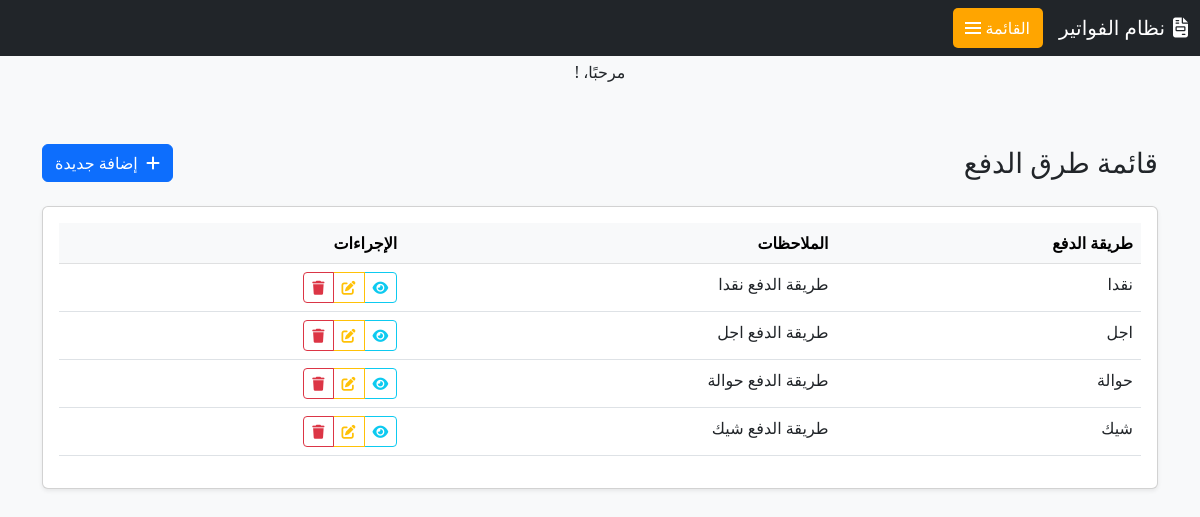
Screenshot of /invoice/payment_method/ with the database file from the repository.
### invoice/models.py (models this page shows, shortened)
class Payment_method(models.Model):
    payment_method_name = models.CharField(max_length=255, blank=True, verbose_name=_("طريقة الدفع"))
    payment_method_notes = models.TextField(blank=True, verbose_name=_("البيان"))
    uniqueId = models.UUIDField(default=uuid4, editable=False, unique=True, verbose_name=_("الرقم المسلسل"))
    slug = models.SlugField(max_length=225, unique=True, blank=True, null=True)
    date_created = models.DateTimeField(auto_now_add=True)
    last_updated = models.DateTimeField(auto_now=True)
    class Meta:
        verbose_name = _('طريقة الدفع')
        verbose_name_plural = _('طرق الدفع')

### invoice/views.py (the view)
# urls.py: path('payment_method/', payment_methodListView.as_view(), name='payment_method_list'),
class payment_methodListView(ListView):
    model = Payment_method
    template_name = 'payment_method/payment_method_list.html'
    context_object_name = 'payment_method'
    paginate_by = 10

### templates/payment_method/payment_method_list.html (shortened to what this page needs)
{% extends 'base.html' %}
{% block content %}
<div class="container py-4">
    <div class="d-flex justify-content-between align-items-center mb-4">
        <h1 class="h3 mb-0">قائمة طرق الدفع</h1>
        <a href="{% url 'payment_method_create' %}" class="btn btn-primary">
            <i class="fas fa-plus me-1"></i> إضافة جديدة
        </a>
    </div>
    <div class="card shadow-sm">
        <div class="card-body">
            <div class="table-responsive">
                <table class="table table-hover">
                    <thead class="table-light">
                        <tr>
                            <th>طريقة الدفع</th>
                            <th>الملاحظات</th>
                            <th>الإجراءات</th>
                        </tr>
                    </thead>
                    <tbody>
                        {% for method in payment_method %}
                        <tr>
                            <td>{{ method.payment_method_name }}</td>
                            <td>{{ method.payment_method_notes|truncatechars:30|default:"-" }}</td>
                            <td>
                                <div class="btn-group btn-group-sm">
                                    <a href="{% url 'payment_method_detail' method.pk %}" class="btn btn-outline-info">
                                        <i class="fas fa-eye"></i>
                                    </a>
                                    <a href="{% url 'payment_method_update' method.pk %}" class="btn btn-outline-warning">
                                        <i class="fas fa-edit"></i>
                                    </a>
                                    <a href="{% url 'payment_method_delete' method.pk %}" class="btn btn-outline-danger">
                                        <i class="fas fa-trash"></i>
                                    </a>
                                </div>
                            </td>
                        </tr>
                        {% empty %}
                        <tr>
                            <td colspan="3" class="text-center text-muted py-3">لا توجد بيانات</td>
                        </tr>
                        {% endfor %}
                    </tbody>
                </table>
            </div>
        </div>
    </div>
</div>
{% endblock %}

### templates/base.html (style rules this page uses)
:root { --orange-color: #FFA500; --orange-hover: #e69500; --sidebar-width: 280px; }
body { padding-top: 60px; background-color: #f8f9fa; }

### rows the page displays
Payment_method: payment_method_name "نقدا", payment_method_notes "طريقة الدفع نقدا"
Payment_method: payment_method_name "اجل", payment_method_notes "طريقة الدفع اجل"
Payment_method: payment_method_name "حوالة", payment_method_notes "طريقة الدفع حوالة"
Payment_method: payment_method_name "شيك", payment_method_notes "طريقة الدفع شيك"
